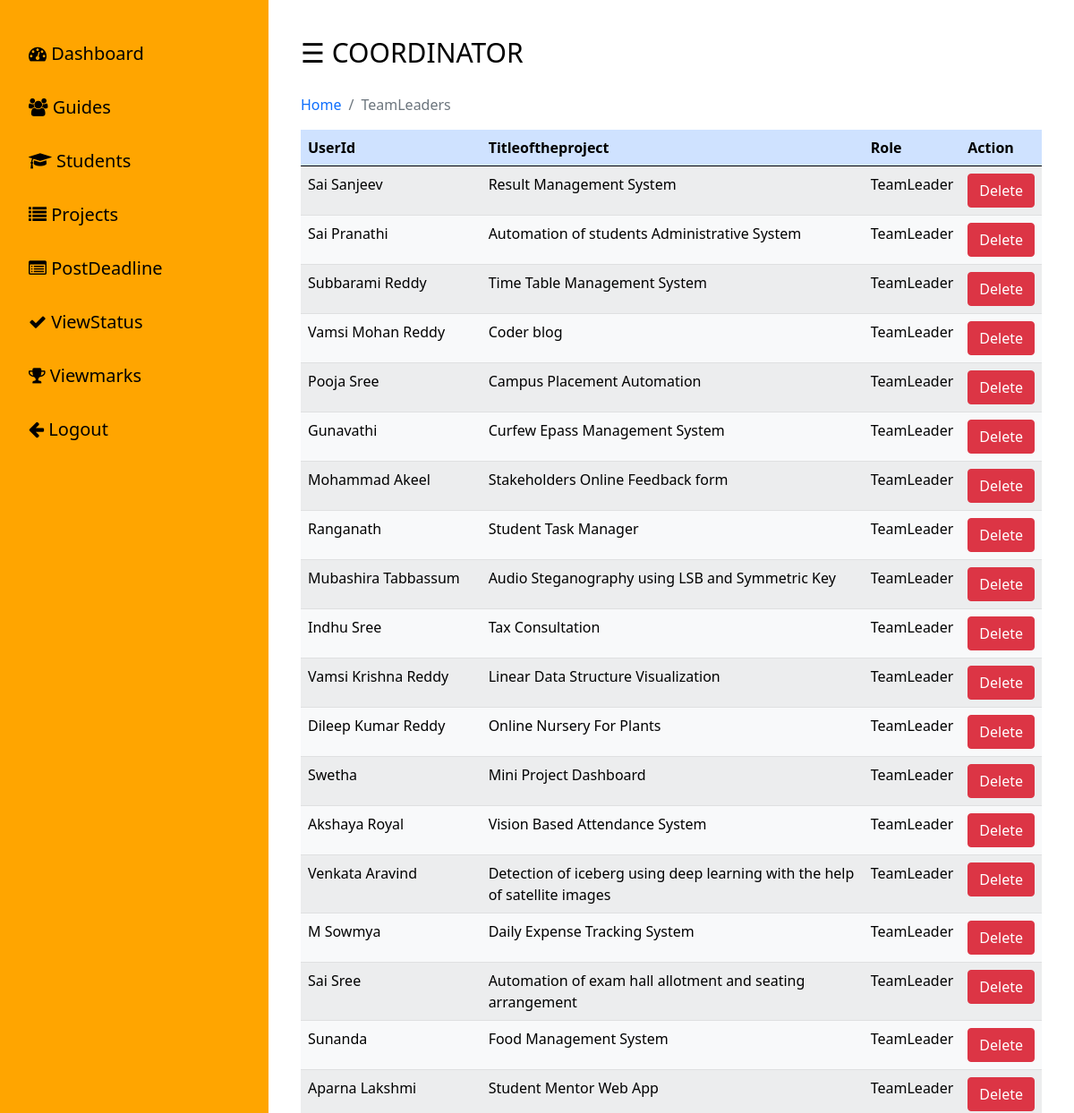
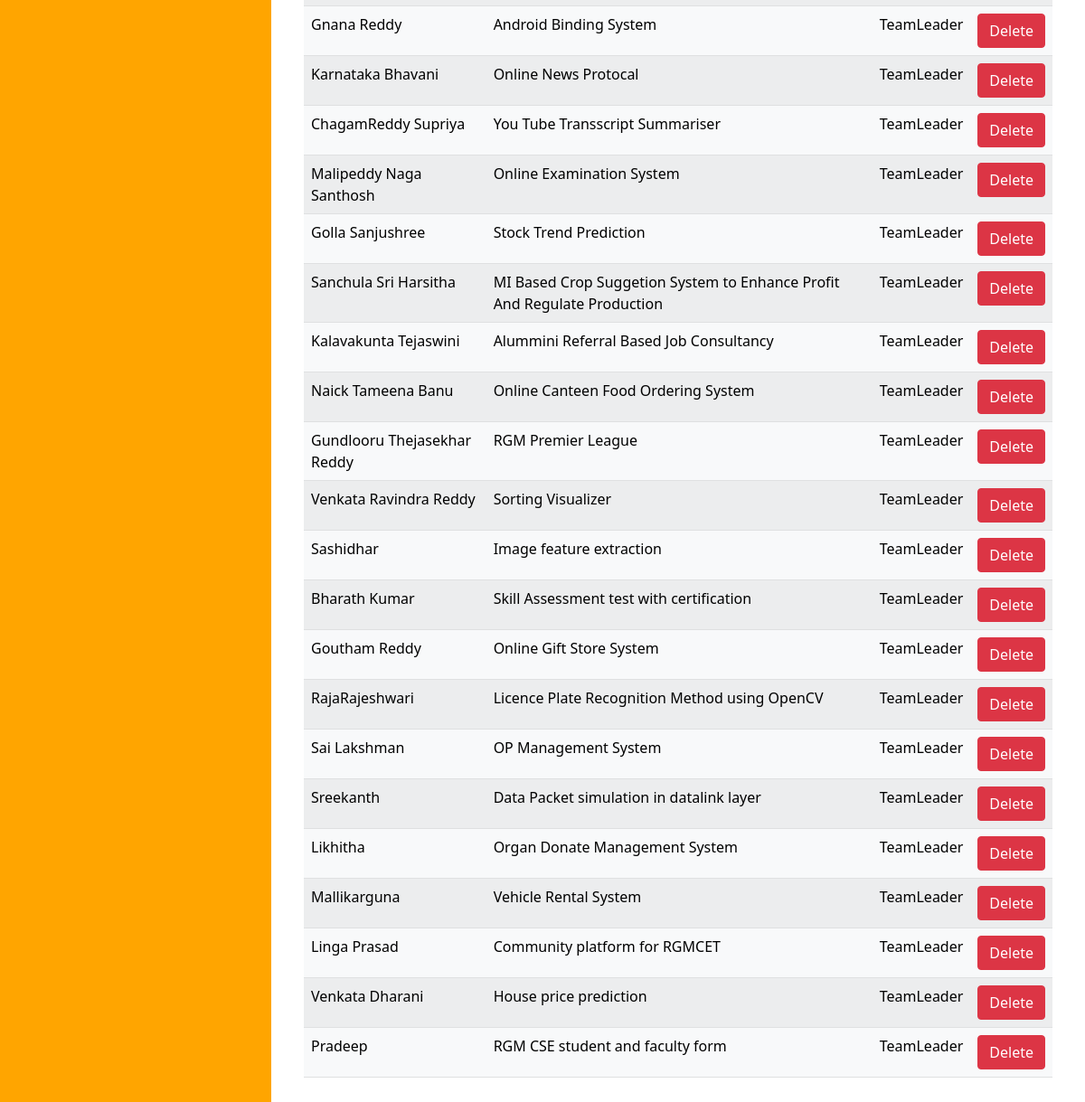
The app's page /coordinator/teamleader.php with its own data (2 pictures, top to bottom).
### tables this page shows
CREATE TABLE `teamleader` (
  `TeamNumber` int(11) NOT NULL,
  `UserId` varchar(30) NOT NULL,
  `Password` varchar(20) NOT NULL,
  `TitleoftheProject` varchar(256) NOT NULL,
  `Role` varchar(20) NOT NULL DEFAULT 'TeamLeader'
);

### coordinator/teamleader.php (the view)
<?php
include('includes/header.php');
?>
<nav aria-label="breadcrumb">
  <ol class="breadcrumb">
    <li class="breadcrumb-item"><a href="dashboard.php">Home</a></li>
    <li class="breadcrumb-item active" aria-current="page">TeamLeaders</li>
  </ol>
</nav>
<table class="table table-success table-striped">
  <thead class="table-primary" border="5px">
    <tr >
        <th>UserId</th>
        <th>Titleoftheproject</th>
        <th>Role</th>
        <th>Action</th>
    </tr>
  </thead>
  <tbody class="table-light">
      <?php
        $query="SELECT * FROM teamleader";
        $query_run = mysqli_query($conn,$query);
        while($row = mysqli_fetch_assoc($query_run))
        {
           ?>
           <tr>
               <td><?php echo $row['UserId'] ?></td>
               <td><?php echo $row['TitleoftheProject'] ?></td>
               <td><?php echo $row['Role'] ?></td>
               <td><button type="button" class="btn btn-danger"><a href="operations.php?delete=<?php echo $row['UserId']; ?>" class="text-white">Delete</a></button></td>
           </tr>
      <?php  }
      ?>
  </tbody>
</table>

### coordinator/style.css (style rules this page uses)
body { margin:0px; padding: 0px; background-color:#FDFEFE; overflow: hidden; font-family: system-ui; }

### coordinator/includes/header.php (style rules this page uses)
a { text-decoration:none; }

### records on screen
teamleader: UserId "Sai Sanjeev", TitleoftheProject "Result Management System", Role "TeamLeader"
teamleader: UserId "Sai Pranathi", TitleoftheProject "Automation of students Administrative System", Role "TeamLeader"
teamleader: UserId "Subbarami Reddy", TitleoftheProject "Time Table Management System", Role "TeamLeader"
teamleader: UserId "Vamsi Mohan Reddy", TitleoftheProject "Coder blog", Role "TeamLeader"
teamleader: UserId "Pooja Sree", TitleoftheProject "Campus Placement Automation", Role "TeamLeader"
teamleader: UserId "Gunavathi", TitleoftheProject "Curfew Epass Management System", Role "TeamLeader"
teamleader: UserId "Mohammad Akeel", TitleoftheProject "Stakeholders Online Feedback form", Role "TeamLeader"
teamleader: UserId "Ranganath", TitleoftheProject "Student Task Manager", Role "TeamLeader"
teamleader: UserId "Mubashira Tabbassum", TitleoftheProject "Audio Steganography using LSB and Symmetric Key", Role "TeamLeader"
teamleader: UserId "Indhu Sree", TitleoftheProject "Tax Consultation", Role "TeamLeader"
teamleader: UserId "Vamsi Krishna Reddy", TitleoftheProject "Linear Data Structure Visualization", Role "TeamLeader"
teamleader: UserId "Dileep Kumar Reddy", TitleoftheProject "Online Nursery For Plants", Role "TeamLeader"
teamleader: UserId "Swetha", TitleoftheProject "Mini Project Dashboard", Role "TeamLeader"
teamleader: UserId "Akshaya Royal", TitleoftheProject "Vision Based Attendance System", Role "TeamLeader"
teamleader: UserId "Venkata Aravind", TitleoftheProject "Detection of iceberg using deep learning with the help of satellite images", Role "TeamLeader"
teamleader: UserId "M Sowmya", TitleoftheProject "Daily Expense Tracking System", Role "TeamLeader"
teamleader: UserId "Sai Sree", TitleoftheProject "Automation of exam hall allotment and seating arrangement", Role "TeamLeader"
teamleader: UserId "Sunanda", TitleoftheProject "Food Management System", Role "TeamLeader"
teamleader: UserId "Aparna Lakshmi", TitleoftheProject "Student Mentor Web App", Role "TeamLeader"
teamleader: UserId "Gnana Reddy", TitleoftheProject "Android Binding System", Role "TeamLeader"
teamleader: UserId "Karnataka Bhavani", TitleoftheProject "Online News Protocal", Role "TeamLeader"
teamleader: UserId "ChagamReddy Supriya", TitleoftheProject "You Tube Transscript Summariser", Role "TeamLeader"
teamleader: UserId "Malipeddy Naga Santhosh", TitleoftheProject "Online Examination System", Role "TeamLeader"
teamleader: UserId "Golla Sanjushree", TitleoftheProject "Stock Trend Prediction", Role "TeamLeader"
teamleader: UserId "Sanchula Sri Harsitha", TitleoftheProject "MI Based Crop Suggetion System to Enhance Profit And Regulate Production", Role "TeamLeader"
teamleader: UserId "Kalavakunta Tejaswini", TitleoftheProject "Alummini Referral Based Job Consultancy", Role "TeamLeader"
teamleader: UserId "Naick Tameena Banu", TitleoftheProject "Online Canteen Food Ordering System", Role "TeamLeader"
teamleader: UserId "Gundlooru Thejasekhar Reddy", TitleoftheProject "RGM Premier League", Role "TeamLeader"
teamleader: UserId "Venkata Ravindra Reddy", TitleoftheProject "Sorting Visualizer", Role "TeamLeader"
teamleader: UserId "Sashidhar", TitleoftheProject "Image feature extraction", Role "TeamLeader"
teamleader: UserId "Bharath Kumar", TitleoftheProject "Skill Assessment test with certification", Role "TeamLeader"
teamleader: UserId "Goutham Reddy", TitleoftheProject "Online Gift Store System", Role "TeamLeader"
teamleader: UserId "RajaRajeshwari", TitleoftheProject "Licence Plate Recognition Method using OpenCV", Role "TeamLeader"
teamleader: UserId "Sai Lakshman", TitleoftheProject "OP Management System", Role "TeamLeader"
teamleader: UserId "Sreekanth", TitleoftheProject "Data Packet simulation in datalink layer", Role "TeamLeader"
teamleader: UserId "Likhitha", TitleoftheProject "Organ Donate Management System", Role "TeamLeader"
teamleader: UserId "Mallikarguna", TitleoftheProject "Vehicle Rental System", Role "TeamLeader"
teamleader: UserId "Linga Prasad", TitleoftheProject "Community platform for RGMCET", Role "TeamLeader"
teamleader: UserId "Venkata Dharani", TitleoftheProject "House price prediction", Role "TeamLeader"
teamleader: UserId "Pradeep", TitleoftheProject "RGM CSE student and faculty form", Role "TeamLeader"
